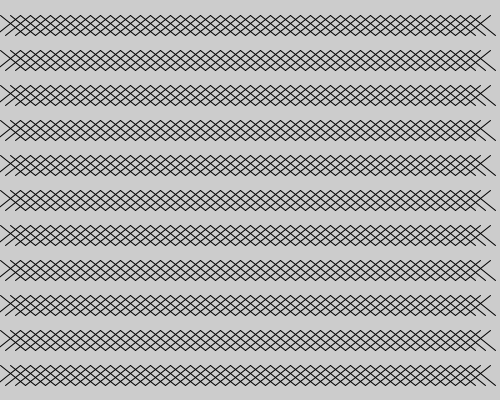
Frame 1 (no input)
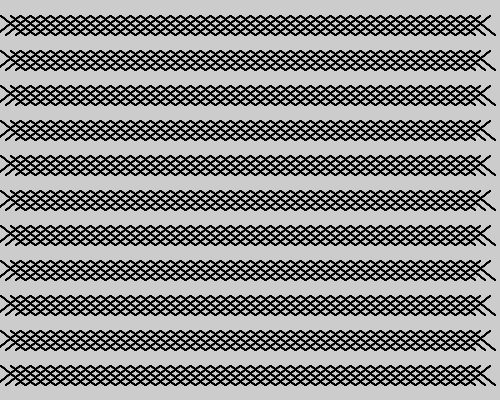
Frame 60 (the mouse pressed at the canvas centre just before this capture)
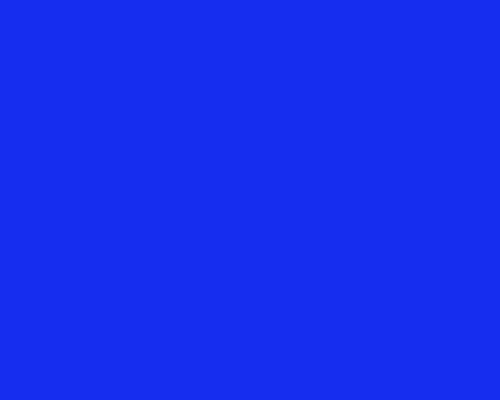
Frame 120 (the mouse held since frame 60 and released just before this capture)

The Processing sketch that drew these frames (run headless with seeded random() and noise(); from frame 60 on, the mouse is pressed at the canvas centre):

// Processing sketch: CatherineChung_Exercise3_2
// ── CatherineChung_Exercise3_2.pde
//int h = 100; 
//int u = 200; 


void setup(){
  size(500,400); 
  noFill(); 



}

void draw(){  
  for (int x=10; x <= width-20; x+=10){
    for(int y =30; y <= height-20; y+=35){
                line(x+10, y-15,x-15,y+5); //line pattern
                line(x-10, y-15,x+15,y+5);   
    }
  }
  if(mousePressed){ //changes background and line color
        background(23,45,235);
        stroke(212,22,124);
  }
}
